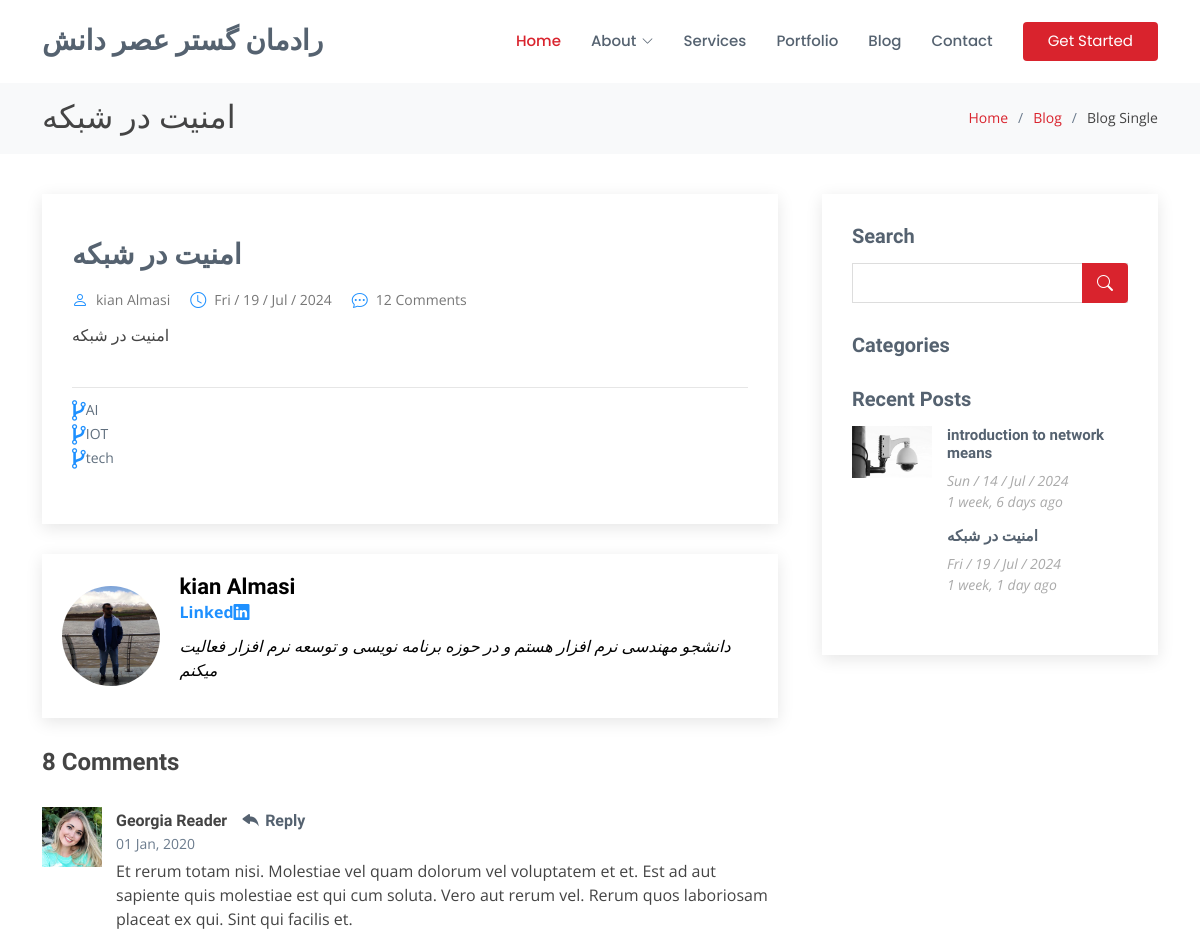
/blog/4 (upper part), run on an earlier commit of the app's database.
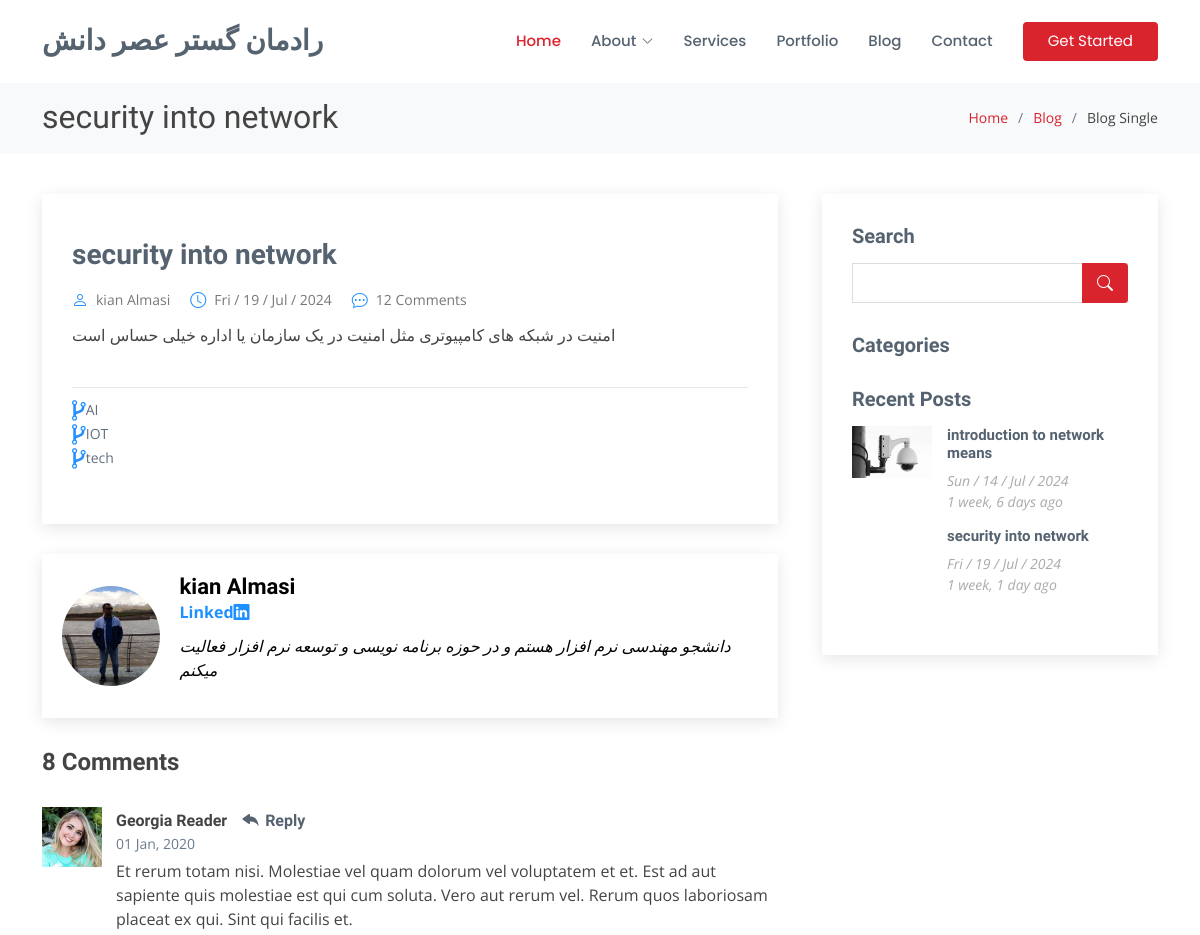
And on a later commit of the database.
### weblog/models.py (models this page shows, shortened)
class Post(models.Model):
    image=models.ImageField(upload_to="weblog/",default="weblog/image_file/p2.jpg")
    image_single_blog=models.ImageField(upload_to="weblog/",default="weblog/image_file/p2.jpg")
    title=models.CharField(max_length=255)
    content= models.TextField()
    category=models.ManyToManyField(Category)
    author=models.ForeignKey(User,on_delete=models.SET_NULL,null=True)
    counted_view=models.IntegerField(default=0)
    status=models.BooleanField(default=False)
    writer_image=models.ImageField(upload_to="weblog/",default="weblog/image_file/p2.jpg")
    writer_linkedin_account=models.URLField(default="https://www.linkedin.com/in/kian-almasi-0a4016256/")
    writer_summary=models.TextField()
    published_date=models.DateTimeField(default=timezone.now)
    created_date=models.DateTimeField(auto_now_add=True)
    updated_date=models.DateTimeField(auto_now=True)
    class Meta:
        ordering = ["-created_date", "updated_date"]

### weblog/views.py (the view)
# urls.py: path('<int:pid>',blog_single,name='blog_single'),
def blog_single(request,pid):
    posts=Post.objects.filter(status=1)
    post1=get_object_or_404(posts,pk=pid,status=1)
    context={'post':post1}
    return render(request,'blog/blog-single.html',context)

### weblog/templatetags/blog_tags.py (called while the page is built)
@register.inclusion_tag("blog/blog-latestpost.html")
def latestpost():
    posts=Post.objects.filter(status=1).order_by("published_date")[:5]
    return {"posts": posts}

### templates/blog/blog-single.html (shortened to what the changed rows need)
{% load static %}
{% load blog_tags %}
<!DOCTYPE html>
<html lang="en">
<head>
  <link rel="stylesheet" href="https://cdnjs.cloudflare.com/ajax/libs/font-awesome/4.7.0/css/font-awesome.min.css">
  <link href="{% static '/vendor/animate.css /animate.min.css' %}" rel="stylesheet">
  <link href="{% static '/vendor/bootstrap/css/bootstrap.min.css' %}" rel="stylesheet">
  <link href="{% static '/vendor/bootstrap-icons/bootstrap-icons.css' %}" rel="stylesheet">
  <link href="{% static '/vendor/boxicons/css/boxicons.min.css' %}" rel="stylesheet">
  <link href="{% static '/vendor/glightbox/css/glightbox.min.css' %}" rel="stylesheet">
  <link href="{% static '/vendor/remixicon/remixicon.css' %}" rel="stylesheet">
  <link href="{% static '/vendor/swiper/swiper-bundle.min.css' %}" rel="stylesheet">
  <link href="{% static '/static/style.css' %}" rel="stylesheet">
</head>
<body>
  <header id="header" class="fixed-top d-flex align-items-center">
    <div class="container d-flex align-items-center">
      <h1 class="logo me-auto"><a href="{% url 'blog:home' %}">رادمان گستر عصر دانش</a></h1>
    </div>
  </header>
  <main id="main">
    <section id="breadcrumbs" class="breadcrumbs">
      <div class="container">
        <div class="d-flex justify-content-between align-items-center">
          <h2>{{post.title}}</h2>
          <ol>
            <li><a href="{% url 'blog:home' %}">Home</a></li>
            <li><a href="{% url 'weblog:blog_view' %}">Blog</a></li>
            <li>Blog Single</li>
          </ol>
        </div>
      </div>
    </section>
    <section id="blog" class="blog">
      <div class="container" data-aos="fade-up">
        <div class="row">
          <div class="col-lg-8 entries">
            <article class="entry entry-single">
              <h2 class="entry-title">
                <a href="{% url 'weblog:blog_single' pid=post.id%}">{{post.title}}</a>
              </h2>
              <div class="entry-meta">
                <ul>
                  <li class="d-flex align-items-center"><i class="bi bi-person" style="color:DodgerBlue"></i> <a href="{% url 'weblog:author' author_username=post.author.username %}">{{post.author.get_full_name}}</a></li>
                  <li class="d-flex align-items-center"><i class="bi bi-clock" style="color:DodgerBlue"></i> <a href="{% url 'weblog:blog_single' pid=post.id%}"><time datetime="2020-01-01">{{post.published_date|date:"D / d / M / Y"}}</time></a></li>
                </ul>
              </div>
              <div class="entry-content">
                <p align='rtl'>{{post.content}}</p>
              </div>
            </article>
            <div class="blog-author d-flex align-items-center">
              <img src="{{post.writer_image.url}}" class="rounded-circle float-left" style="width: 100px; height: 100px; object-fit: cover;" alt="">
              <div>
                <h4 style="color: black; font-weight: bold;">{{post.author.get_full_name}}</h4>
                <div class="social-links">
                  <a href="{{post.writer_linkedin_account}}" style="color: DodgerBlue;font-weight: bold;">Linked<i class="biu bi-linkedin" style="color: DodgerBlue; font-weight: bold;"></i></a>
                </div>
                <p style="color: black;">{{post.writer_summary}}</p>
              </div>
            </div>
          </div>
          <div class="col-lg-4">
            <div class="sidebar">
              {% latestpost %}
          </div>
        </div>
      </div>
    </section>
  </main>
</body>
</html>

### templates/blog/blog-latestpost.html
{% load humanize %}
{% load static %}
<h3 class="sidebar-title">Recent Posts</h3>
<div class="sidebar-item recent-posts">
    {% for post in posts %}
    <div class="post-item clearfix">
        <img src="{{ post.image.url }}" alt="">
        <h4><a href="/blog/{{ post.id }}">{{ post.title }}</a></h4>
        <time datetime="{{ post.published_date|date:'Y-m-d' }}">{{ post.published_date|date:"D / d / M / Y" }}</time>
        <time datetime="{{ post.published_date|date:'Y-m-d' }}">{{ post.published_date|naturaltime }}</time>
    </div>
    {% endfor %}
</div>

What changed in the data, as far as the page shows it:
changed Post "kian Almasi": title "امنیت در شبکه" → "security into network"; content "امنیت در شبکه" → "امنیت در شبکه های کامپیوتری مثل امنیت در یک سازمان یا اداره خیلی حساس است"
